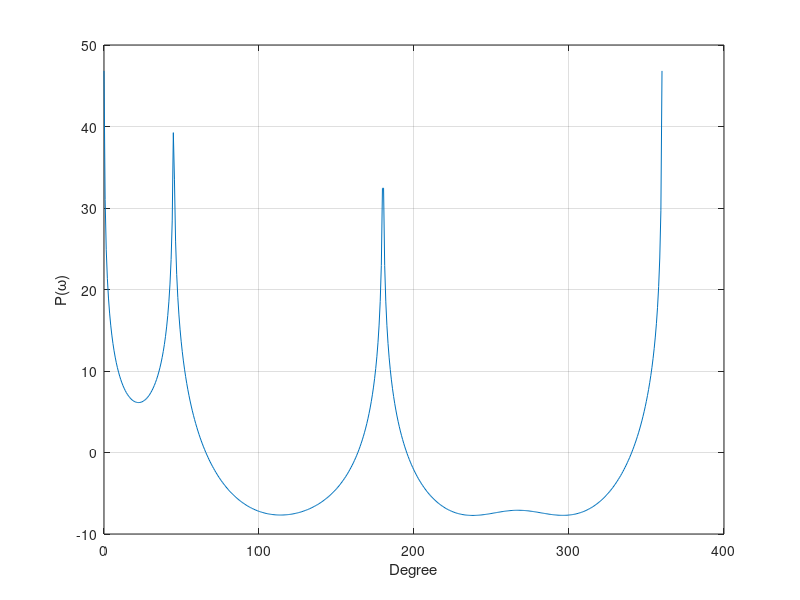

This chart was generated by the following MATLAB code:
%a classic MUSIC demo
%cleaning
close all;
clear all;
%starting
M = 6; %receiver number
D = 3; %source  number
OMEGA = [ 0 45 180 ] / 180 *pi;
LOOP = 1000;
for c = 1: D
  A(:,c) = exp(-j* OMEGA(c) * [0:(M-1)]).';
end
SIGMA_S = 10;
SIGMA_E = 1;
Rx = zeros(M,M);
for c = 1:LOOP
  rav = randn(2*D+2*M,1);
  s = SIGMA_S * ( rav(1:D) + j * rav(D+1:2*D) ) / sqrt(2);
  e = SIGMA_E * ( rav(2*D+1:2*D+M) + j * rav(2*D+M+1:2*D+2*M) ) / sqrt(2);
  x = A * s + e;
  Rx = Rx + x*x';
end
Rx = Rx / LOOP; 
%decomposing
[ V LAMBDA ] = eig(Rx);
%sorting 
for c1 = 2:size(LAMBDA,1)
  key = LAMBDA(c1,c1);
  keyV = V(:,c1);
  for c2 = 1: c1-1
    if key > LAMBDA(c2,c2)
        break;
    end
  end
  for c3 = c1:-1:c2+1   
    LAMBDA(c3,c3) = LAMBDA(c3-1,c3-1);
    V(:,c3) = V(:,c3-1);
  end
  LAMBDA(c2,c2) = key;
  V(:,c2) = keyV;
end
%estimating D by var
threshold = 1;
D_E = 0;    %estimation
for c = 1:M
  t = LAMBDA(c:end,c:end);
  t = diag(t);
  if var(t) < threshold 
    D_E = c-1;
    break;
  end 
end
%obtaining noise space G
G = V(:,D_E+1:end );
%searching
omega = linspace(0,2*pi,500);
P = zeros(1,length(omega));
for c = 1:length(omega)
  a = exp(-j* omega(c) * [0:(M-1)]).';
  P(c) = 10*log10(1 / real( (a'*G*G'*a) ) );
end
plot(omega/2/pi*360,P);
xlabel('Degree');
ylabel('P(\omega)');
grid on;
